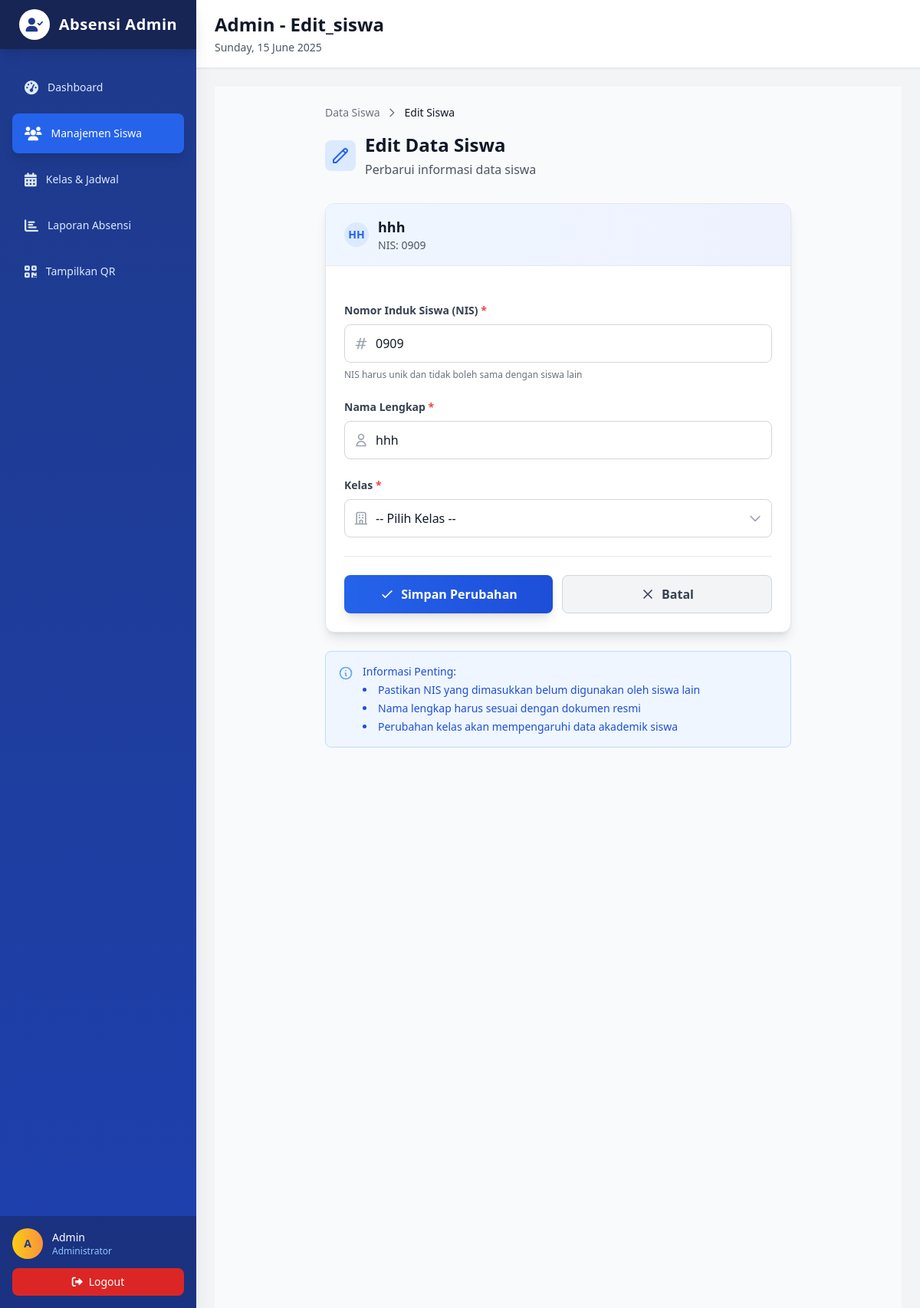
/public/admin.php?page=edit_siswa&id=9 (signed in), run on the app's committed database.
### tables this page shows
CREATE TABLE `siswa` (
  `id` int(11) NOT NULL,
  `nis` varchar(255) NOT NULL,
  `nama` varchar(255) NOT NULL,
  `kelas_id` int(11) DEFAULT NULL,
  `password` varchar(255) DEFAULT NULL
);

### app/views/admin_edit_siswa.php (the view, shortened to what this page needs)
<?php
$siswa_id = $_GET['id'] ?? 0;
$stmt_siswa = $pdo->prepare("SELECT * FROM siswa WHERE id = ?");
$stmt_siswa->execute([$siswa_id]);
$siswa = $stmt_siswa->fetch();
?>
<div class="min-h-screen bg-gray-50 py-6">
    <div class="max-w-2xl mx-auto px-4 sm:px-6 lg:px-8">
        <div class="mb-8">
            <nav class="flex items-center space-x-2 text-sm text-gray-500 mb-4">
                <a href="admin.php?page=siswa" class="hover:text-gray-700 transition-colors">Data Siswa</a>
                <svg class="w-4 h-4" fill="none" stroke="currentColor" viewBox="0 0 24 24">
                    <path stroke-linecap="round" stroke-linejoin="round" stroke-width="2" d="M9 5l7 7-7 7"></path>
                </svg>
                <span class="text-gray-900 font-medium">Edit Siswa</span>
            </nav>
            <div class="flex items-center space-x-3">
                <div class="flex-shrink-0">
                    <div class="w-10 h-10 bg-blue-100 rounded-lg flex items-center justify-center">
                        <svg class="w-6 h-6 text-blue-600" fill="none" stroke="currentColor" viewBox="0 0 24 24">
                            <path stroke-linecap="round" stroke-linejoin="round" stroke-width="2" d="M15.232 5.232l3.536 3.536m-2.036-5.036a2.5 2.5 0 113.536 3.536L6.5 21.036H3v-3.572L16.732 3.732z"></path>
                        </svg>
                    </div>
                </div>
                <div>
                    <h1 class="text-2xl font-bold text-gray-900">Edit Data Siswa</h1>
                    <p class="text-gray-600 mt-1">Perbarui informasi data siswa</p>
                </div>
            </div>
        </div>
        <div class="bg-white shadow-lg rounded-xl border border-gray-200 overflow-hidden">
            <div class="bg-gradient-to-r from-blue-50 to-indigo-50 px-6 py-4 border-b border-gray-200">
                <div class="flex items-center space-x-3">
                    <div class="w-8 h-8 bg-blue-100 rounded-full flex items-center justify-center">
                        <span class="text-blue-600 font-semibold text-sm"><?php echo strtoupper(substr($siswa['nama'], 0, 2)); ?></span>
                    </div>
                    <div>
                        <h3 class="text-lg font-semibold text-gray-900"><?php echo htmlspecialchars($siswa['nama']); ?></h3>
                        <p class="text-sm text-gray-600">NIS: <?php echo htmlspecialchars($siswa['nis']); ?></p>
                    </div>
                </div>
            </div>
            <form action="../app/proses/proses_admin.php" method="POST" class="p-6 space-y-6">
                <div class="space-y-2">
                    <label for="nis" class="block text-sm font-semibold text-gray-700">
                        Nomor Induk Siswa (NIS)
                        <span class="text-red-500">*</span>
                    </label>
                    <div class="relative">
                        <div class="absolute inset-y-0 left-0 pl-3 flex items-center pointer-events-none">
                        </div>
                        <input
                            type="text"
                            id="nis"
                            name="nis"
                            value="<?php echo htmlspecialchars($siswa['nis']); ?>"
                            required
                            class="block w-full pl-10 pr-3 py-3 border border-gray-300 rounded-lg focus:ring-2 focus:ring-blue-500 focus:border-blue-500 transition-colors duration-200 text-gray-900 placeholder-gray-500"
                            placeholder="Masukkan NIS siswa"
                        >
                    </div>
                    <p class="text-xs text-gray-500">NIS harus unik dan tidak boleh sama dengan siswa lain</p>
                </div>
                <div class="space-y-2">
                    <label for="nama" class="block text-sm font-semibold text-gray-700">
                        Nama Lengkap
                        <span class="text-red-500">*</span>
                    </label>
                    <div class="relative">
                        <div class="absolute inset-y-0 left-0 pl-3 flex items-center pointer-events-none">
                        </div>
                        <input
                            type="text"
                            id="nama"
                            name="nama"
                            value="<?php echo htmlspecialchars($siswa['nama']); ?>"
                            required
                            class="block w-full pl-10 pr-3 py-3 border border-gray-300 rounded-lg focus:ring-2 focus:ring-blue-500 focus:border-blue-500 transition-colors duration-200 text-gray-900 placeholder-gray-500"
                            placeholder="Masukkan nama lengkap siswa"
                        >
                    </div>
                </div>
                <div class="space-y-2">
                    <label for="kelas_id" class="block text-sm font-semibold text-gray-700">
                        Kelas
                        <span class="text-red-500">*</span>
                    </label>
                    <div class="relative">
                        <div class="absolute inset-y-0 left-0 pl-3 flex items-center pointer-events-none">
                        </div>
                        <select
                            id="kelas_id"
                            name="kelas_id"
                            required
                            class="block w-full pl-10 pr-10 py-3 border border-gray-300 rounded-lg focus:ring-2 focus:ring-blue-500 focus:border-blue-500 transition-colors duration-200 text-gray-900 bg-white appearance-none"
                        >
                            <option value="">-- Pilih Kelas --</option>
                        </select>
                        <div class="absolute inset-y-0 right-0 pr-3 flex items-center pointer-events-none">
                        </div>
                    </div>
                </div>
                <div class="flex flex-col sm:flex-row gap-3 pt-6 border-t border-gray-200">
                    <button
                        type="submit"
                        class="flex-1 bg-gradient-to-r from-blue-600 to-blue-700 hover:from-blue-700 hover:to-blue-800 text-white font-semibold py-3 px-6 rounded-lg transition-all duration-200 transform hover:scale-[1.02] focus:outline-none focus:ring-4 focus:ring-blue-300 shadow-lg hover:shadow-xl"
                    >
                        <div class="flex items-center justify-center space-x-2">
                            <svg class="w-5 h-5" fill="none" stroke="currentColor" viewBox="0 0 24 24">
                                <path stroke-linecap="round" stroke-linejoin="round" stroke-width="2" d="M5 13l4 4L19 7"></path>
                            </svg>
                            <span>Simpan Perubahan</span>
                        </div>
                    </button>
                    <a
                        href="admin.php?page=siswa"
                        class="flex-1 bg-gray-100 hover:bg-gray-200 text-gray-700 font-semibold py-3 px-6 rounded-lg transition-all duration-200 text-center border border-gray-300 hover:border-gray-400 focus:outline-none focus:ring-4 focus:ring-gray-300"
                    >
                        <div class="flex items-center justify-center space-x-2">
                            <svg class="w-5 h-5" fill="none" stroke="currentColor" viewBox="0 0 24 24">
                                <path stroke-linecap="round" stroke-linejoin="round" stroke-width="2" d="M6 18L18 6M6 6l12 12"></path>
                            </svg>
                            <span>Batal</span>
                        </div>
                    </a>
                </div>
            </form>
        </div>
        <div class="mt-6 bg-blue-50 border border-blue-200 rounded-lg p-4">
            <div class="flex items-start space-x-3">
                <div class="flex-shrink-0">
                    <svg class="h-5 w-5 text-blue-400 mt-0.5" fill="none" stroke="currentColor" viewBox="0 0 24 24">
                        <path stroke-linecap="round" stroke-linejoin="round" stroke-width="2" d="M13 16h-1v-4h-1m1-4h.01M21 12a9 9 0 11-18 0 9 9 0 0118 0z"></path>
                    </svg>
                </div>
                <div class="text-sm text-blue-700">
                    <p class="font-medium">Informasi Penting:</p>
                    <ul class="mt-1 space-y-1 list-disc list-inside">
                        <li>Pastikan NIS yang dimasukkan belum digunakan oleh siswa lain</li>
                        <li>Nama lengkap harus sesuai dengan dokumen resmi</li>
                        <li>Perubahan kelas akan mempengaruhi data akademik siswa</li>
                    </ul>
                </div>
            </div>
        </div>
    </div>
</div>

### data on the page
siswa: nama "HH", nama "hhh", nis "0909"

### other printed values
substr($admin_username, 0, 1) "A"
$admin_username "Admin"
$page_title "Admin - Edit_siswa"
